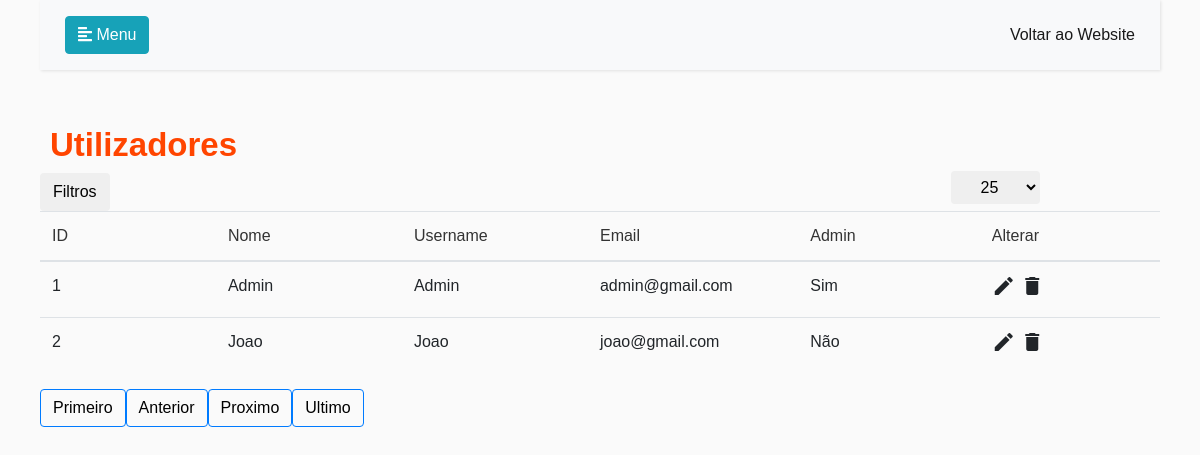
Page /adminutilizadores.php on the committed database.
### tables this page shows
CREATE TABLE `utilizador` (
  `ID` int(5) NOT NULL,
  `Nome` varchar(30) NOT NULL,
  `Username` varchar(15) NOT NULL,
  `Email` varchar(50) NOT NULL,
  `Password` varchar(30) NOT NULL,
  `Admin` tinyint(1) NOT NULL,
  `PerfilFoto` varchar(250) NOT NULL
);

### adminutilizadores.php (the view, shortened to what this page needs)
<!DOCTYPE html>
<html>
<head>
    <link rel="stylesheet" href="https://stackpath.bootstrapcdn.com/bootstrap/4.1.0/css/bootstrap.min.css">
    <link rel="stylesheet" href="style2.css">
    <link rel="stylesheet" href="https://cdnjs.cloudflare.com/ajax/libs/malihu-custom-scrollbar-plugin/3.1.5/jquery.mCustomScrollbar.min.css">
    <link rel="stylesheet" href="https://cdnjs.cloudflare.com/ajax/libs/Chart.js/2.9.3/Chart.min.css" />
</head>
<body>
    <div class="wrapper">
            <div class="container" style="margin-top:-20px;">
                <div class="row">
                    <div class="panel panel-primary filterable">
                        <div class="panel-heading">
    <h3 class="panel-title">Utilizadores</h3>
                            <div class="pull-right">
                                <button class="btn btn-default btn-xs btn-filter"><span class="glyphicon glyphicon-filter"></span> Filtros</button>
                                <form name="myform" method="post" action="<?php echo $_SERVER['PHP_SELF']; ?>" >
                                                               <select data-trigger="" name="Offset" class="btn btn-default btn-xs " onchange="myform.submit();" style="Position:absolute; right:20vh;margin-top:-40px;">
                                                                 <option selected="true"  value="25">25</option>
                                                               </select>
                               </form>
                            </div>
                        </div>
                          <form action="editarutilizador.php" method="POST">
                        <table class="table">
                            <thead>
                                <tr class="filters" style="text-align:center">
                                    <th><input type="text" class="form-control" placeholder="ID" disabled></th>
                                    <th><input type="text" class="form-control" placeholder="Nome" disabled></th>
                                    <th><input type="text" class="form-control" placeholder="Username" disabled></th>
                                    <th><input type="text" class="form-control" placeholder="Email" disabled></th>
                                    <th><input type="text" class="form-control" placeholder="Admin" disabled></th>
                                    <th><input type="text" style=" background-color: transparent;border: none;  cursor: auto;  box-shadow: none;padding: 0;" class="form-control" placeholder="Alterar" disabled readonly></th>
                                </tr>
                            </thead>
                            <tbody>
                              <?php
                              include("Conexao.php");
                                if (isset($_GET['pageno'])) {
                                     $pageno = $_GET['pageno'];
                                 } else {
                                     $pageno = 1;
                                 }
                                 $no_of_records_per_page = 75;
                                 $offset = ($pageno-1) * $no_of_records_per_page;
                                 $total_pages_sql = "SELECT COUNT(*) FROM utilizador";
                                 $result = mysqli_query($conn,$total_pages_sql);
                                 $total_rows = mysqli_fetch_array($result)[0];
                                 $total_pages = ceil($total_rows / $no_of_records_per_page);
                                 $sql = "SELECT *  FROM utilizador LIMIT $offset, $no_of_records_per_page";
                                 $res_data = mysqli_query($conn,$sql);
                                 while($row = mysqli_fetch_array($res_data)){
                                     echo "<tr>";
                                     echo "<td>" . $row['ID'] . "</td>";
                                     echo "<td>" . $row['Nome'] . "</td>";
                                     echo "<td>" . $row['Username']  . "</td>";
                                     echo "<td>" . $row['Email']  . "</td>";
                                     if($row['Admin'] == 1){
                                     echo "<td>Sim</td>";
                                   }else{
                                     echo "<td>Não</td>";
                                   }
                                     echo '  <td>							<button type="submit" class="add" title="Add" style="display:none"><i class="material-icons">&#xE03B;</i></button>
                                                             <a class="edit" title="Edit" data-toggle="tooltip"><i class="material-icons">&#xE254;</i></a>
                                                             <a class="delete" title="Delete" data-toggle="tooltip" href="deleteutilizador.php?Id='.$row["ID"].'"><i class="material-icons">&#xE872;</i></a></td>
                                                           </td>';
                                     echo "</tr>";
                                 }
                                 ?>
                            </tbody>
                                </form>
                    </div>
                    <ul class="pagination">
                        <li><button class="btn btn-outline-primary"><a style="color:black;" href="?pageno=1">Primeiro</a></button></li>
                        <li class="<?php if($pageno <= 1){ echo 'disabled'; } ?>">
                            <button class="btn btn-outline-primary"><a style="color:black;" href="<?php if($pageno <= 1){ echo '#'; } else { echo "?pageno=".($pageno - 1); } ?>">Anterior</a></button>
                        </li>
                        <li class="<?php if($pageno >= $total_pages){ echo 'disabled'; } ?>">
                            <button class="btn btn-outline-primary"><a style="color:black;" href="<?php if($pageno >= $total_pages){ echo '#'; } else { echo "?pageno=".($pageno + 1); } ?>">Proximo</a></button>
                        </li>
                        <li> <button class="btn btn-outline-primary"><a style="color:black;" href="?pageno=<?php echo $total_pages; ?>">Ultimo</a></li> </button>
                    </ul>
                </div>
            </div>
</body>
</html>

### style2.css (style rules this page uses)
body { font-family: 'Poppins', sans-serif; background: #fafafa; }
a, a:hover, a:focus { color: inherit; text-decoration: none; transition: all 0.3s; }
.navbar { padding: 15px 10px; background: #fff; border: none; border-radius: 0; margin-bottom: 40px; margin-top: -40px; box-shadow: 1px 1px 3px rgba(0, 0, 0, 0.1); }
.wrapper { display: flex; width: 100%; }
h3 { color: #FF4500; font-size: 33px; margin-left:10px; line-height: 80px; font-weight: 600; font-family: 'Poppins', sans-serif; }
#content { width: calc(100% - 250px); padding: 40px; min-height: 100vh; transition: all 0.3s; position: absolute; top: 0; right: 0; }
#content.active { width: 100%; }

### adminutilizadores.php (style rules this page uses)
.filterable { margin-top: 15px; }
.filterable .panel-heading .pull-right { margin-top: -20px; }
.filterable .filters input[disabled] { background-color: transparent; border: none; cursor: auto; box-shadow: none; padding: 0; height: auto; }

### rows in the picture
utilizador: ID "1", Nome "Admin", Username "Admin", Email "admin@gmail.com", Admin "Sim"
utilizador: ID "2", Nome "Joao", Username "Joao", Email "joao@gmail.com", Admin "Não"
